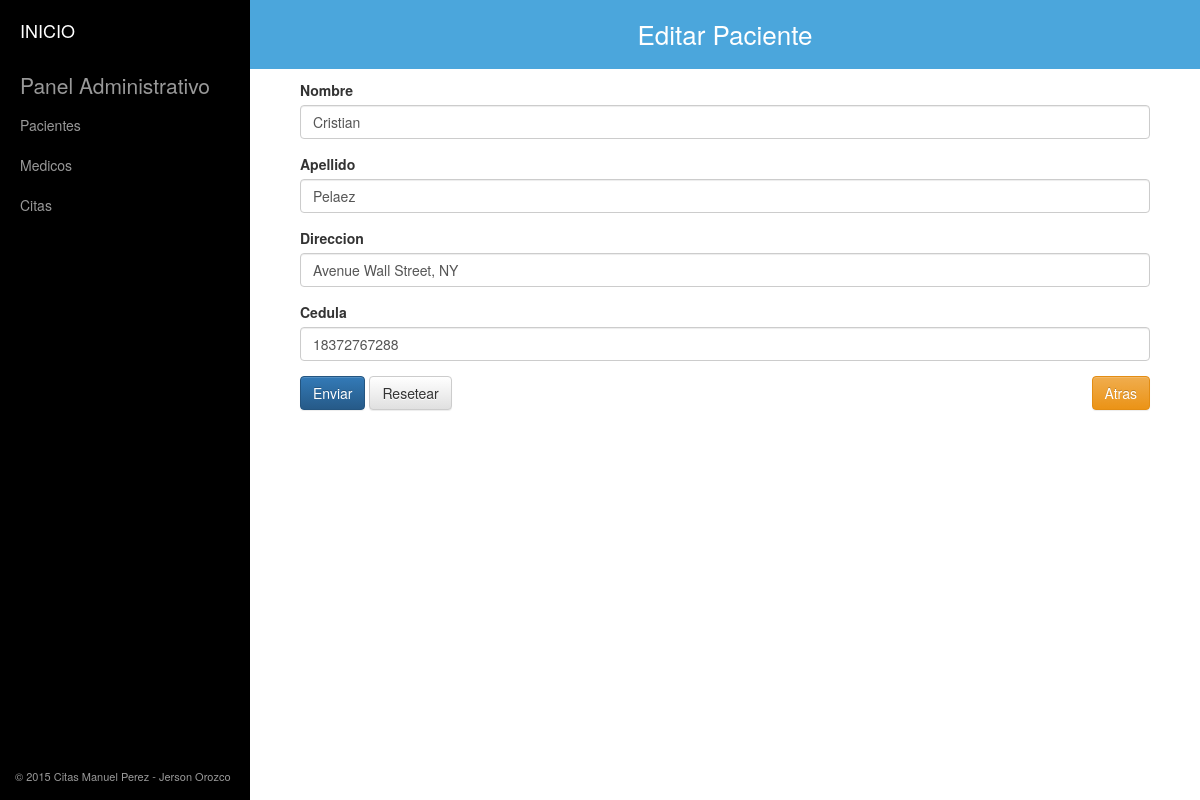
/pacientes/editar/2, run on the app's committed database.
### tables this page shows
CREATE TABLE IF NOT EXISTS `pacientes` (
`id` int(11) NOT NULL,
  `nombre` varchar(255) NOT NULL,
  `apellido` varchar(255) NOT NULL,
  `direccion` varchar(255) NOT NULL,
  `cedula` varchar(255) NOT NULL
);

### application/controllers/Pacientes.php (called while the page is built, shortened)
<?php if (!defined("BASEPATH")) exit("No puede acceder directamente a este archivo");
class Pacientes extends CI_Controller {
	public function __construct(){
    $this->load->model('Pacientes_model');
  }
	public function editar($id="0"){
		if ($id == 0){
	    show_404();
		}else{
			$datos["usu"] = $this->Pacientes_model->cargar($id);
			$this->load->view("templates/header", array(
				"title" => "Editar Paciente"
			));
	    $this->load->view('pacientes/formulario', $datos);
	    $this->load->view("templates/footer");
		}
  }
}

### index.php (called while the page is built, shortened)
<?php
require_once BASEPATH.'core/CodeIgniter.php';

### application/models/pacientes_model.php (called while the page is built, shortened)
<?php if (!defined("BASEPATH")) exit("No puede acceder directamente a este archivo");
class Pacientes_model extends CI_Model{
  public function cargar($id){
		$this->db->select("id, nombre, apellido, direccion, cedula");
		$this->db->from("pacientes");
		$this->db->where("id",$id);
		$retorno = $this->db->get();
		return $retorno->row();
	}
}

### application/views/pacientes/formulario.php (the view, shortened to what this page needs)
<div class="container">
  <?php echo form_open("pacientes/guardar"); ?>
    <div class="form-group">
      <label for="nombre">Nombre</label>
      <?php echo form_input('nombre', $usu->nombre, array('class'=>'form-control', 'placeholder'=>'Nombre del paciente')); ?>
    </div>
    <div class="form-group">
      <label for="apellido">Apellido</label>
      <td> <?php echo form_input('apellido', $usu->apellido, array('class'=>'form-control', 'placeholder'=>'Apellido del paciente')); ?> </td>
    </div>
    <div class="form-group">
      <label for="direccion">Direccion</label>
      <td> <?php echo form_input('direccion', $usu->direccion, array('class'=>'form-control', 'placeholder'=>'Direccion del paciente')); ?> </td>
    </div>
    <div class="form-group">
      <label for="cedula">Cedula</label>
      <td> <?php echo form_input('cedula', $usu->cedula, array('class'=>'form-control', 'placeholder'=>'Cedula del paciente')); ?> </td>
    </div>
    <input type="submit" name="Enviar" value="Enviar" class="btn btn-primary" />
    <input type="reset" name="boton_reset" value="Resetear" class="btn btn-default">
    <a class="btn btn-warning pull-right" href="<?=base_url('pacientes/index')?>">Atras</a>
  <?php echo form_close(); ?>
</div>

### css/my_styles.css (style rules this page uses)
.container { width: 100%; }

### application/views/templates/header.php (style rules this page uses)
body, html { margin: 0px; padding: 0px; }

### data on the page
pacientes: nombre "Cristian", apellido "Pelaez", direccion "Avenue Wall Street, NY", cedula "18372767288"

### other printed values
$title "Editar Paciente"
